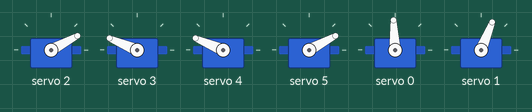
This sketch was run on a simulated ESP32. On the bench: 6 × servo. Random numbers use the default seed unless the sketch sets one; what the sketch prints to the serial monitor is not drawn.

Above: at 5.1 s.
At 21.13 s:
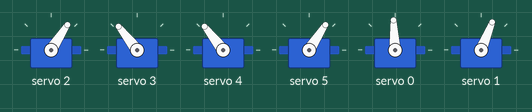
At 37.91 s:
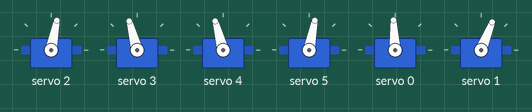
Timing chart, 0 to 39.5 s (numbered marks = the images above):
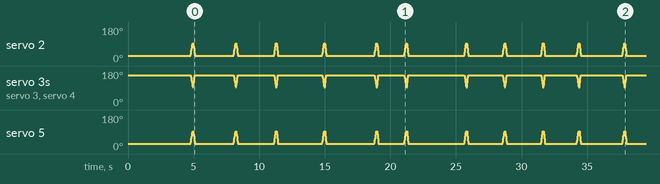

The sketch:

Servo_controller_Node.ino
```cpp
/*
 * ============================================================================
 * IMPROVED ANIMATRONIC EYE CONTROLLER - ESP32 + PCA9685
 * ============================================================================
 * Features:
 * - Responsive face tracking with smooth movements
 * - Continuous random blinking (2-5 seconds)
 * - Connection timeout handling (returns to center)
 * - Watchdog timer for stall protection
 * - Servo detachment for power/heat management
 * ============================================================================
 */

#include <Wire.h>
#include <Adafruit_PWMServoDriver.h>
#include <esp_now.h>
#include <WiFi.h>

Adafruit_PWMServoDriver pca = Adafruit_PWMServoDriver();

// ============================
// ESP-NOW DATA STRUCTURE
// ============================
typedef struct struct_message {
  int16_t face_x;
  int16_t face_y;
  uint8_t face_detected;
  int16_t face_width;
  int16_t face_height;
  uint32_t timestamp;
} struct_message;

struct_message incomingData;
bool newDataReceived = false;
unsigned long lastDataTime = 0;

// ============================
// SERVO CONFIGURATION
// ============================
struct ServoInfo {
  const char* name;
  int channel;
  int minAngle;
  int maxAngle;
  int center;
};

ServoInfo servos[] = {
  {"Eye Pan",            0, 40, 140, 90},   // Left=40, Right=140
  {"Eye Tilt",           1, 45, 90, 67},    // Down=45, Up=90
  {"Upper Eyelid Right", 2, 0, 180, 30},    // Open=30, Closed=90
  {"Lower Eyelid Right", 3, 0, 180, 150},   // Open=150, Closed=90
  {"Upper Eyelid Left",  4, 0, 180, 150},   // Open=150, Closed=90
  {"Lower Eyelid Left",  5, 0, 180, 30}     // Open=30, Closed=90
};

const int SERVO_COUNT = sizeof(servos) / sizeof(servos[0]);

// ============================
// WATCHDOG TIMER
// ============================
unsigned long lastMoveTime = 0;
const unsigned long MOVE_TIMEOUT = 3000;  // 3 seconds max
bool moveInProgress = false;

void startWatchdog() {
  lastMoveTime = millis();
  moveInProgress = true;
}

void stopWatchdog() {
  moveInProgress = false;
}

bool checkWatchdog() {
  if (moveInProgress && (millis() - lastMoveTime > MOVE_TIMEOUT)) {
    Serial.println("⚠️ WATCHDOG TIMEOUT - Aborting movement!");
    detachAllServos();
    moveInProgress = false;
    return false;
  }
  return true;
}

// ============================
// SERVO CONTROL
// ============================
void setServoAngle(uint8_t channel, float angle) {
  angle = constrain(angle, 0, 180);
  int pulse = map(angle, 0, 180, 102, 512);
  pca.setPWM(channel, 0, pulse);
}

void detachServo(uint8_t channel) {
  pca.setPWM(channel, 0, 0);
}

void detachAllServos() {
  for (int i = 0; i < SERVO_COUNT; i++) {
    detachServo(servos[i].channel);
  }
}

// ============================
// SMOOTH MULTI-SERVO MOVEMENT
// ============================
bool smoothMoveMulti(int channels[], float fromDeg[], float toDeg[], int count, int steps, int delayMs) {
  startWatchdog();

  float step[count];
  float angles[count];

  for (int i = 0; i < count; i++) {
    step[i] = (toDeg[i] - fromDeg[i]) / float(steps);
    angles[i] = fromDeg[i];
  }

  for (int s = 0; s <= steps; s++) {
    if (!checkWatchdog()) {
      return false;
    }

    for (int i = 0; i < count; i++) {
      setServoAngle(channels[i], angles[i]);
      angles[i] += step[i];
    }
    delay(delayMs);
  }

  stopWatchdog();
  return true;
}

// ============================
// CURRENT EYE STATE
// ============================
float currentEyePan = 90;
float currentEyeTilt = 67;

float currentUER = 30;   // Upper Eyelid Right
float currentLER = 150;  // Lower Eyelid Right
float currentUEL = 150;  // Upper Eyelid Left
float currentLEL = 30;   // Lower Eyelid Left

// ============================
// BLINKING SYSTEM - EXACT PATTERN
// ============================
unsigned long lastBlinkTime = 0;
unsigned long nextBlinkInterval = 3000;

bool blinkQuick() {
  int ch[] = {2, 3, 4, 5};  // UER, LER, UEL, LEL

  // QUICK CLOSING (blink)
  float fromOpen[] = {30, 150, 150, 30};
  float toClose[]  = {90,  90,  90, 90};

  if (!smoothMoveMulti(ch, fromOpen, toClose, 4, 20, 5)) {
    Serial.println("❌ Blink close failed - watchdog timeout");
    return false;
  }

  delay(40);

  // SMOOTH RE-OPEN
  float fromClose[] = {90, 90, 90, 90};
  float toOpen[]    = {30, 150, 150, 30};

  if (!smoothMoveMulti(ch, fromClose, toOpen, 4, 15, 5)) {
    Serial.println("❌ Blink open failed - watchdog timeout");
    return false;
  }

  delay(100);  // Let servos settle
  detachAllServos();  // Turn off holding torque after blink

  return true;  // Success
}

void checkAndBlink() {
  if (millis() - lastBlinkTime > nextBlinkInterval) {
    lastBlinkTime = millis();
    nextBlinkInterval = random(2000, 5000);  // Random 2-5 seconds

    if (blinkQuick()) {
      Serial.println("👁️ Blink complete");
    } else {
      Serial.println("❌ Blink failed - waiting before retry");
    }
  }
}

// ============================
// EYELID ADJUSTMENT FOR EYE POSITION
// ============================
void updateEyelidsForEyePosition(float eyePan) {
  // Slight squint when looking left/right
  float closure = 0;

  if (eyePan < 90)
    closure = map(eyePan, 90, 40, 0, 12);
  else if (eyePan > 90)
    closure = map(eyePan, 90, 140, 0, 12);

  currentUER = 30 + closure;
  currentLER = 150 - closure;
  currentUEL = 150 - closure;
  currentLEL = 30 + closure;

  setServoAngle(2, currentUER);
  setServoAngle(3, currentLER);
  setServoAngle(4, currentUEL);
  setServoAngle(5, currentLEL);
}

// ============================
// FACE TRACKING
// ============================
void trackFace() {
  if (!newDataReceived) return;
  newDataReceived = false;

  if (incomingData.face_detected == 1) {
    // Map face coordinates to servo angles
    // X: 0-240 → Pan: 140-40 (inverted for natural tracking)
    // Y: 0-240 → Tilt: 90-45
    float targetEyePan = map(incomingData.face_x, 0, 240, 140, 40);
    float targetEyeTilt = map(incomingData.face_y, 0, 240, 90, 45);

    // Apply constraints
    targetEyePan = constrain(targetEyePan, 40, 140);
    targetEyeTilt = constrain(targetEyeTilt, 45, 90);

    // Move eyes with reduced steps for faster response
    int ch[] = {0, 1};
    float from[] = {currentEyePan, currentEyeTilt};
    float to[] = {targetEyePan, targetEyeTilt};

    if (smoothMoveMulti(ch, from, to, 2, 12, 6)) {  // Faster: 12 steps, 6ms delay
      currentEyePan = targetEyePan;
      currentEyeTilt = targetEyeTilt;
    }

    // Adjust eyelids based on pan position
    updateEyelidsForEyePosition(currentEyePan);

    delay(50);
    detachAllServos();

    Serial.printf("👀 Tracking - Pan:%.0f° Tilt:%.0f°\n", currentEyePan, currentEyeTilt);
  }
}

// ============================
// CONNECTION TIMEOUT HANDLING
// ============================
const unsigned long CONNECTION_TIMEOUT = 3000;  // 3 seconds
bool eyesCentered = false;

void checkConnectionTimeout() {
  if (millis() - lastDataTime > CONNECTION_TIMEOUT) {
    if (!eyesCentered) {
      Serial.println("⚠️ Connection lost - Centering eyes");

      // Return to center position
      int ch[] = {0, 1};
      float from[] = {currentEyePan, currentEyeTilt};
      float to[] = {90, 67};  // Center position

      if (smoothMoveMulti(ch, from, to, 2, 20, 10)) {
        currentEyePan = 90;
        currentEyeTilt = 67;
      }

      // Reset eyelids to open position
      currentUER = 30;
      currentLER = 150;
      currentUEL = 150;
      currentLEL = 30;
      updateEyelidsForEyePosition(90);

      delay(100);
      detachAllServos();

      eyesCentered = true;
      Serial.println("✓ Eyes centered");
    }
  } else {
    eyesCentered = false;  // Reset flag when receiving data
  }
}

// ============================
// OPEN EYES FULLY
// ============================
bool openEyesFully() {
  startWatchdog();

  setServoAngle(2, 30);     // UER open
  setServoAngle(3, 150);    // LER open
  setServoAngle(4, 150);    // UEL open
  setServoAngle(5, 30);     // LEL open
  setServoAngle(0, 90);     // Pan center
  setServoAngle(1, 67);     // Tilt center

  delay(500);

  if (!checkWatchdog()) {
    Serial.println("❌ Failed to open eyes");
    return false;
  }

  stopWatchdog();
  detachAllServos();
  Serial.println("✓ Eyes opened and centered");
  return true;
}

// ============================
// ESP-NOW CALLBACK
// ============================
void OnDataRecv(const esp_now_recv_info_t *recv_info, const uint8_t *data, int len) {
  if (len == sizeof(incomingData)) {
    memcpy(&incomingData, data, sizeof(incomingData));
    newDataReceived = true;
    lastDataTime = millis();
  }
}

// ============================
// ESP-NOW INITIALIZATION
// ============================
bool initESPNow() {
  WiFi.mode(WIFI_STA);

  Serial.print("📌 ESP32 MAC Address: ");
  Serial.println(WiFi.macAddress());
  Serial.println("⚠️  Copy this MAC into MEMENTO sender code!");

  if (esp_now_init() != ESP_OK) {
    Serial.println("❌ ESP-NOW init failed");
    return false;
  }

  esp_now_register_recv_cb(OnDataRecv);

  Serial.println("✓ ESP-NOW Initialized");
  return true;
}

// ============================
// SETUP
// ============================
void setup() {
  Serial.begin(115200);
  Serial.println("\n========================================");
  Serial.println("  ANIMATRONIC EYE CONTROLLER v2.0");
  Serial.println("========================================");

  Wire.begin();
  pca.begin();
  pca.setPWMFreq(50);
  delay(100);

  if (!initESPNow()) {
    Serial.println("❌ ESP-NOW FAILED - Check configuration");
    while (1) delay(1000);
  }

  delay(300);

  if (openEyesFully()) {
    Serial.println("✓ Eyes opened successfully");
  } else {
    Serial.println("❌ Failed to open eyes");
  }

  lastBlinkTime = millis();
  lastDataTime = millis();
  nextBlinkInterval = random(2000, 5000);

  Serial.println("\n✓ System Ready");
  Serial.println("✓ Waiting for face tracking data...\n");
}

// ============================
// MAIN LOOP
// ============================
void loop() {
  checkAndBlink();              // Continuous random blinking
  trackFace();                  // Track face if data received
  checkConnectionTimeout();     // Handle connection loss

  delay(50);  // Small delay for stability
}
```
